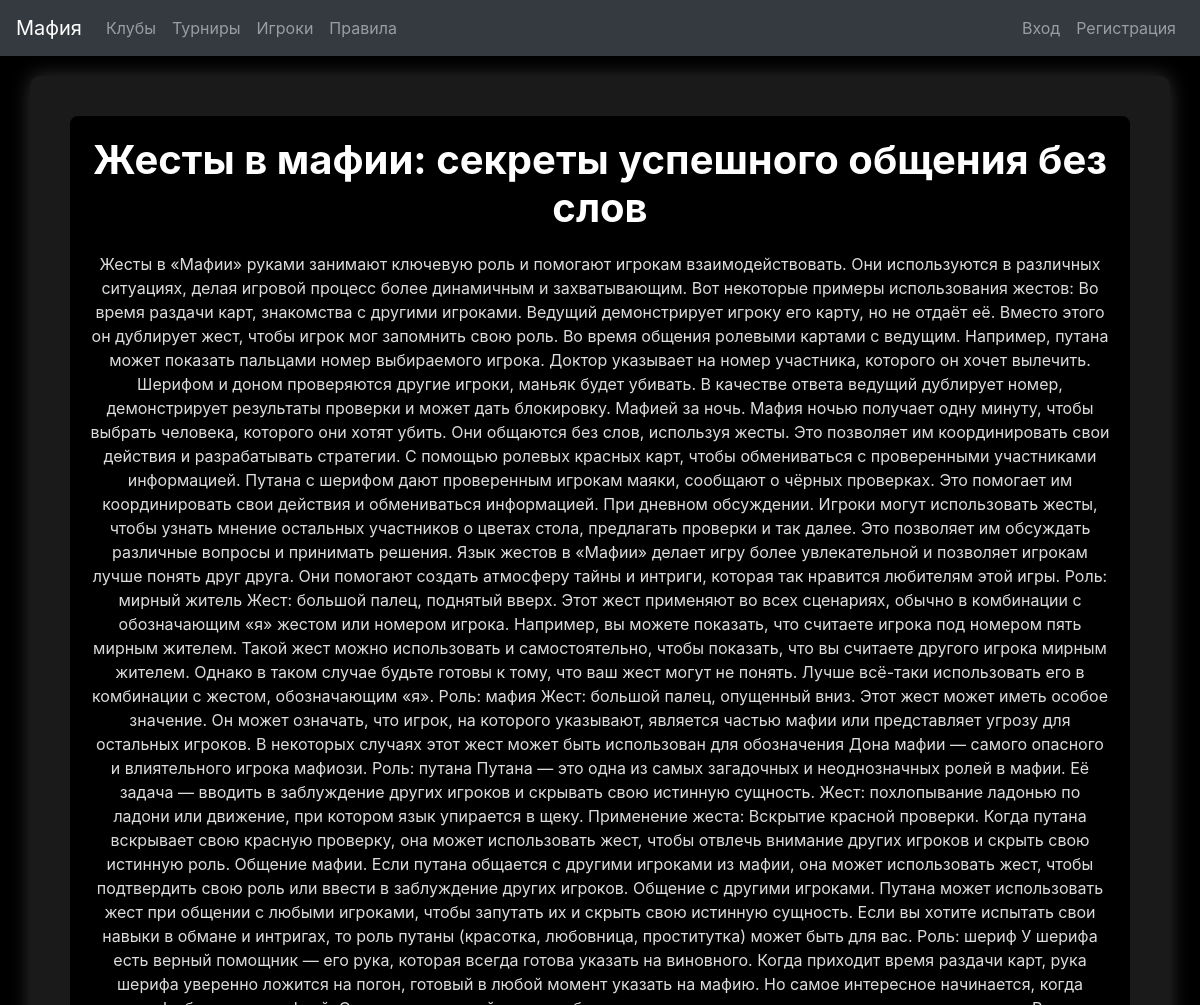
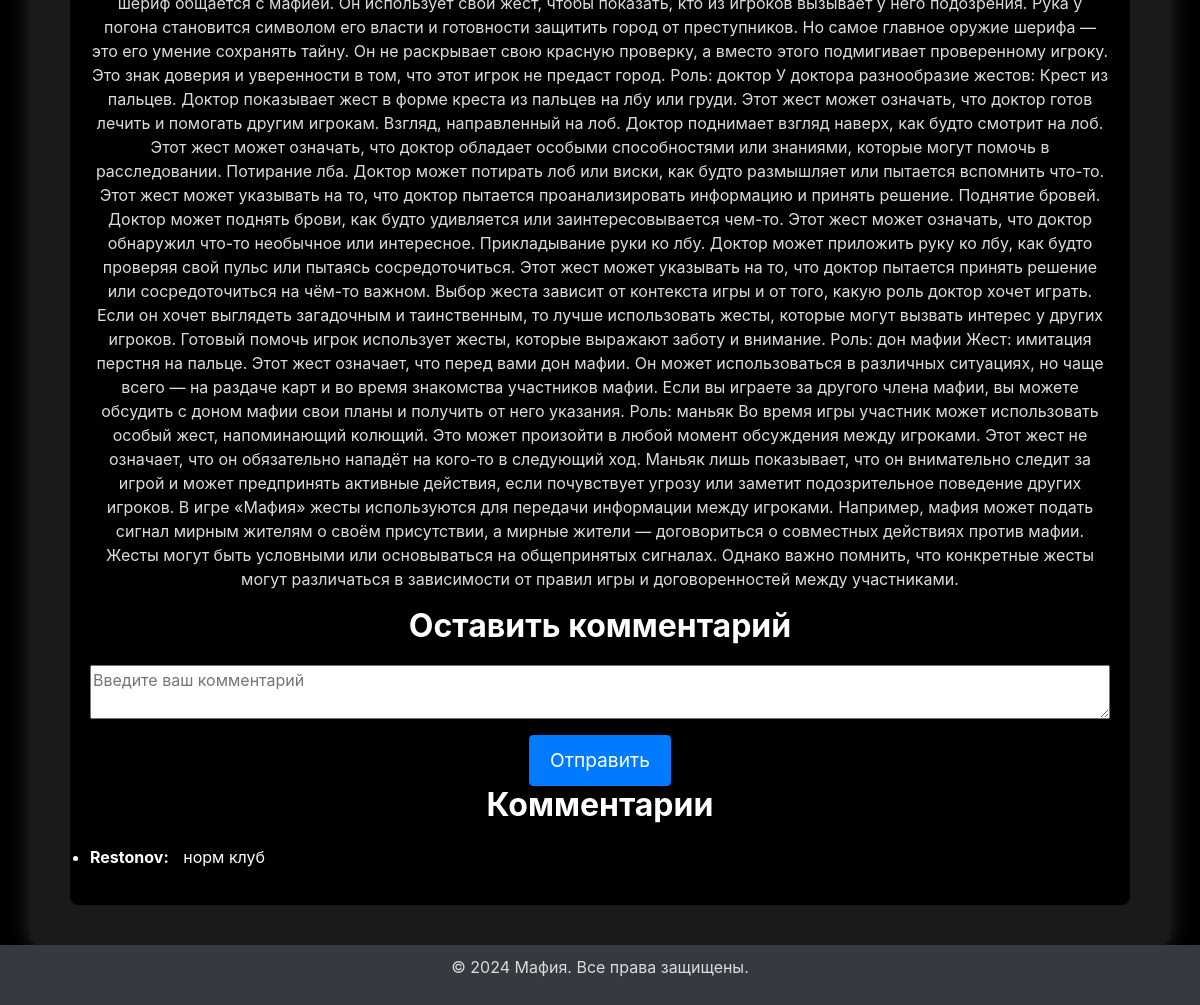
Page /blog/1/ on the committed database (2 pictures, top to bottom).
### blog/models.py (models this page shows, shortened)
class BlogPost(models.Model):
    title = models.CharField(max_length=255)
    content = models.TextField()
    created_at = models.DateTimeField(auto_now_add=True)
    updated_at = models.DateTimeField(auto_now=True)
    clubs = models.ManyToManyField('clubs.Club')
    author = models.ForeignKey(settings.AUTH_USER_MODEL, on_delete=models.CASCADE)

class Comment(models.Model):
    content = models.TextField(verbose_name="Комментарий")
    blog_post = models.ForeignKey(BlogPost, related_name='comments', on_delete=models.CASCADE)
    author = models.ForeignKey(settings.AUTH_USER_MODEL, on_delete=models.CASCADE)
    created_at = models.DateTimeField(auto_now_add=True)

### accounts/models.py (models this page shows)
class CustomUser(AbstractUser):
    age = models.PositiveIntegerField(null=True, blank=True)
    profile_picture = models.ImageField(upload_to='profile_pics/', null=True, blank=True)
    def __str__(self):
        return self.username

### blog/views.py (the view)
# urls.py: path('<int:post_id>/', views.blog_detail, name='blog_detail'),
def blog_detail(request, post_id):
    post = get_object_or_404(BlogPost, id=post_id)
    comments = post.comments.all()
    if request.method == 'POST':
        form = CommentForm(request.POST)
        if form.is_valid():
            comment = form.save(commit=False)
            comment.blog_post = post
            comment.author = request.user
            comment.save()
            return redirect('blog_detail', post_id=post.id)
    else:
        form = CommentForm()
    return render(request, 'blog/blog_detail.html', {'post': post, 'comments': comments, 'form': form})

### blog/forms.py
class CommentForm(forms.ModelForm):
    class Meta:
        model = Comment
        fields = ['content']

### blog/templates/blog/blog_detail.html (shortened to what this page needs)
{% extends "base.html" %}
{% block content %}
<div style="background-color: black; color: white; padding: 20px; border-radius: 8px;">
    <h1>{{ post.title }}</h1>
    <p>{{ post.content }}</p>
    <h2>Оставить комментарий</h2>
    <form method="post" style="margin-top: 20px;">
        <textarea name="content" placeholder="Введите ваш комментарий" rows="2" style="width: 100%;"></textarea>
        <button type="submit" class="btn btn-primary" style="margin-top: 10px;">Отправить</button>
    </form>
    <h2>Комментарии</h2>
    <ul style="padding-left: 0;">
        {% for comment in comments %}
            <li style="text-align: left; margin-bottom: 10px;">
                <strong>{{ comment.author }}:</strong>
                <span style="display: inline-block; margin-left: 10px;">{{ comment.content }}</span>
            </li>
        {% empty %}
            <p>Комментариев пока нет.</p>
        {% endfor %}
    </ul>
</div>
{% endblock %}

### templates/base.html (style rules this page uses)
body { background-color: black; color: white; text-align: center; }
h1, h2 { color: #fff; margin-bottom: 20px; font-weight: bold; }
p { color: #dcdcdc; }
.btn { margin-top: 20px; padding: 10px 20px; font-size: 1.2em; }

### rows in the picture
BlogPost: title "Жесты в мафии: секреты успешного общения без слов", content "Жесты в «Мафии» руками занимают ключевую роль и помогают игрокам взаимодействовать. Они используются в различных ситуациях, делая игровой процесс более динамичным и захватывающим. Вот некоторые примеры использования жестов: Во время раздачи карт, знакомства с другими игроками. Ведущий демонстрирует игроку его карту, но не отдаёт её. Вместо этого он дублирует жест, чтобы игрок мог запомнить свою роль. Во время общения ролевыми картами с ведущим. Например, путана может показать пальцами номер выбираемого игрока. Доктор указывает на номер участника, которого он хочет вылечить. Шерифом и доном проверяются другие игроки, маньяк будет убивать. В качестве ответа ведущий дублирует номер,…"
Comment: author "Restonov", content "норм клуб"
